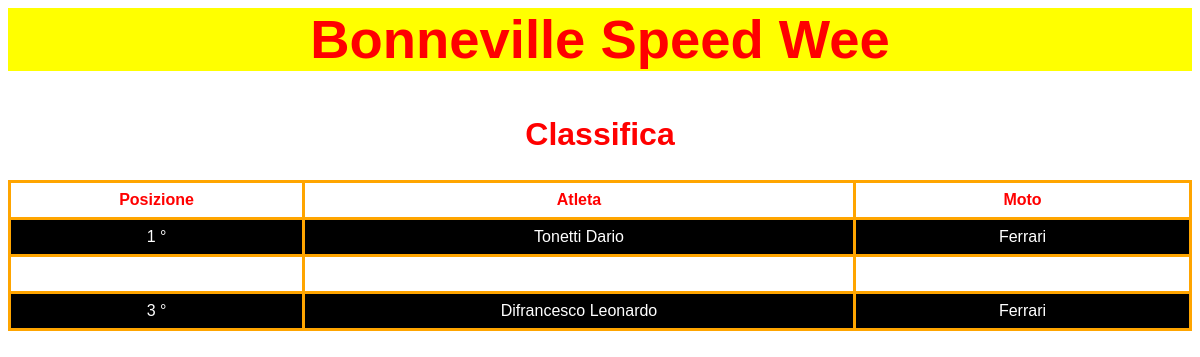
The app's page /classifica.php?gara=Bonneville Speed Wee with its own data.
### tables this page shows
CREATE TABLE `atleta` (
  `nome` char(20) NOT NULL,
  `cognome` char(20) NOT NULL,
  `punteggio` int(11) NOT NULL,
  `cf` int(11) NOT NULL
);

CREATE TABLE `moto` (
  `targa` char(20) NOT NULL,
  `marca` char(20) NOT NULL,
  `modello` char(20) NOT NULL,
  `codC` int(11) NOT NULL,
  `cf` int(11) NOT NULL
);

### classifica.php (the view)
<?php
    $mysqli= new mysqli('localhost', 'root','', 'maturità');
    $gara=$_GET['gara'];
    $posizione = 0;
    $query = "SELECT gara.nome_gara,atleta.cognome,atleta.nome,moto.modello
              FROM atleta,ga,gara,moto
              WHERE atleta.cf = ga.cf
              AND gara.nome_gara = ga.nome_gara
              AND gara.nome_gara = '$gara'
              AND atleta.cf = moto.cf
              ";
    $result =  $mysqli->query($query);
    echo"
        <html>
            <head>
                <title>Classifica | $gara</title>
                <link href='stileClassifica.css' rel='stylesheet' type='text/css'/>
            </head>
            <body>
                <div class='titolo'><h2>$gara</h2></div>
                <h2>Classifica</h2>
                <table>
                    <tr>
                        <th>Posizione</th>
                        <th>Atleta</th>
                        <th>Moto</th>
                    </tr>
    ";
    while ($gara = $result->fetch_assoc()) {
            $posizione++;
            echo"
                <tr>
                    <td>$posizione °</td>
                    <td>${gara['cognome']} ${gara['nome']}</td>
                    <td>${gara['modello']}</td>
                </tr>
            ";
    }
    echo"</table>
            </body>
        </html>";
?>

### stileClassifica.css (style rules this page uses)
body { background-image: url("https://tse4.mm.bing.net/th?id=OIP.8A6PeHuANy8JUQg_i9RqIwHaEo&pid=Api&P=0&w=263&h=165"); background-size: cover; font-family: sans-serif; }
.titolo { font-size: 170%; background-color: yellow; }
h2 { text-align:center; font-size:200%; color: red; }
table { font-family: arial, sans-serif; border-collapse: collapse; width: 100%; }
th { border: 3px solid orange; text-align: left; padding: 8px; text-align:center; color: red; }
td { border: 3px solid orange; text-align: left; padding: 8px; text-align:center; color: white; }
tr:nth-child(even) { background-color: black; }

### records on screen
atleta: cognome "Tonetti", nome "Dario", moto.modello "Ferrari"
atleta: cognome "Difrancesco", nome "Leonardo", moto.modello "Ferrari"

### other values on screen
$gara "Bonneville Speed Wee"
